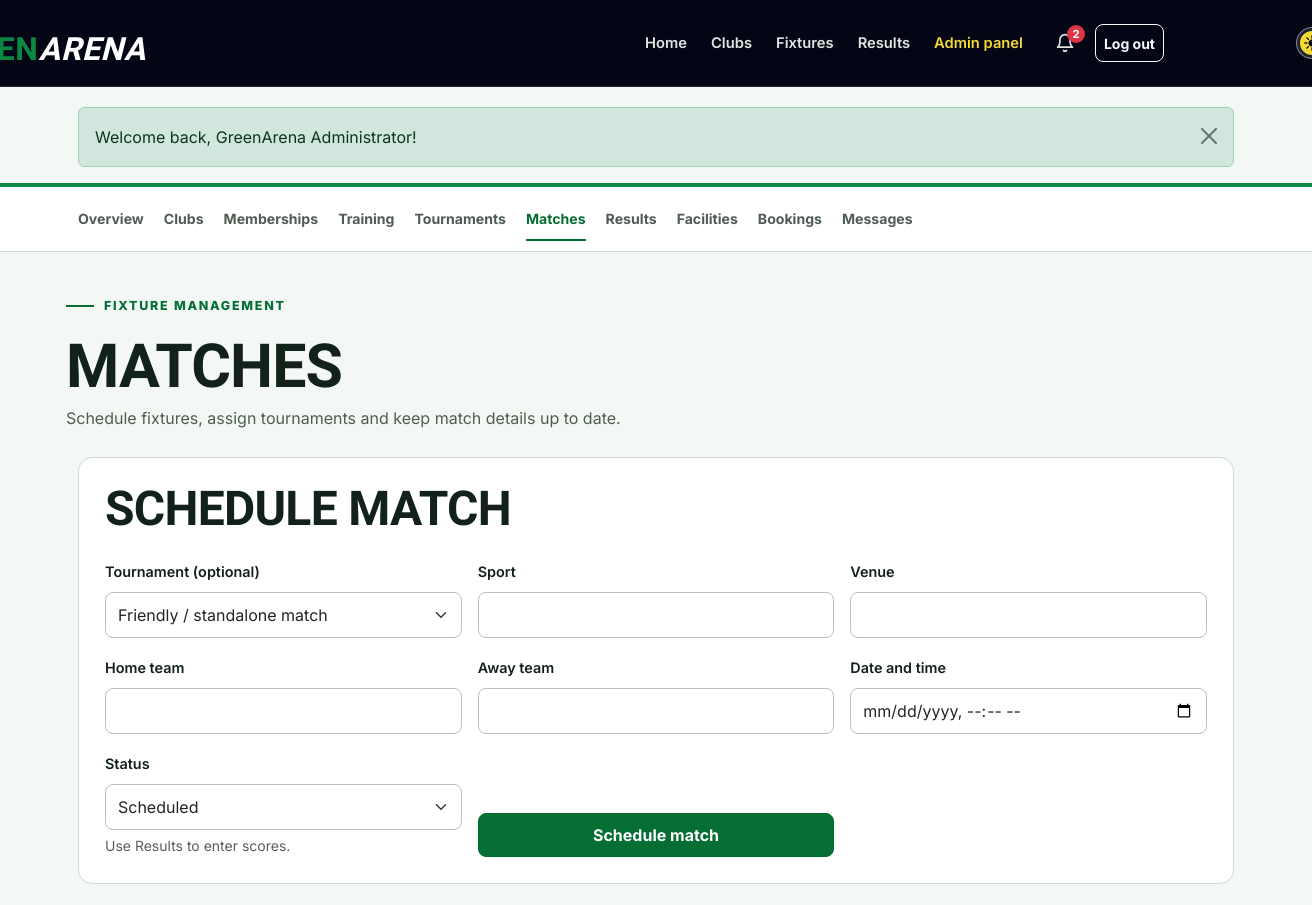
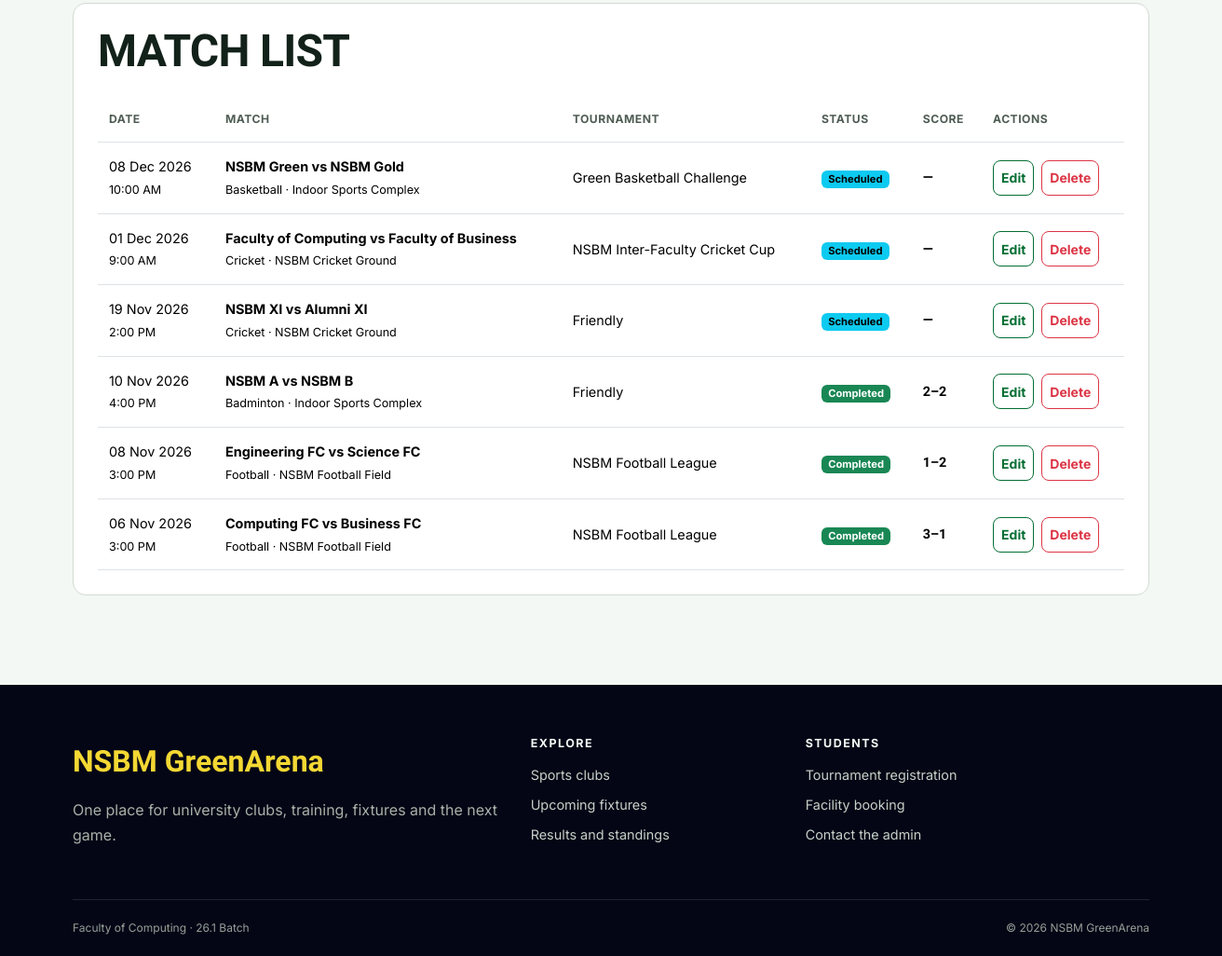
The page /admin/matches.php (signed in) on the database its author committed (2 pictures, top to bottom).
### tables this page shows
CREATE TABLE matches (
    id INT UNSIGNED AUTO_INCREMENT PRIMARY KEY,
    tournament_id INT UNSIGNED NULL,
    sport VARCHAR(80) NOT NULL,
    home_team VARCHAR(100) NOT NULL,
    away_team VARCHAR(100) NOT NULL,
    match_datetime DATETIME NOT NULL,
    venue VARCHAR(120) NOT NULL,
    status ENUM('scheduled', 'completed', 'cancelled') NOT NULL DEFAULT 'scheduled',
    home_score SMALLINT UNSIGNED NULL,
    away_score SMALLINT UNSIGNED NULL,
    created_at TIMESTAMP DEFAULT CURRENT_TIMESTAMP,
    FOREIGN KEY (tournament_id) REFERENCES tournaments(id) ON DELETE SET NULL
);

CREATE TABLE tournaments (
    id INT UNSIGNED AUTO_INCREMENT PRIMARY KEY,
    name VARCHAR(120) NOT NULL,
    sport VARCHAR(80) NOT NULL,
    description TEXT NOT NULL,
    start_date DATE NOT NULL,
    end_date DATE NOT NULL,
    venue VARCHAR(120) NOT NULL,
    registration_deadline DATE NOT NULL,
    max_teams SMALLINT UNSIGNED NOT NULL DEFAULT 8,
    status ENUM('upcoming', 'ongoing', 'completed') NOT NULL DEFAULT 'upcoming',
    created_at TIMESTAMP DEFAULT CURRENT_TIMESTAMP
);

### admin/matches.php (the view, shortened to what this page needs)
<?php
$errors = [];
$values = ['id' => '', 'tournament_id' => '', 'sport' => '', 'home_team' => '', 'away_team' => '', 'match_datetime' => '', 'venue' => '', 'status' => 'scheduled'];
$matches = fetch_all('SELECT m.*, t.name AS tournament_name
    FROM matches m
    LEFT JOIN tournaments t ON t.id=m.tournament_id
    ORDER BY m.match_datetime DESC');
include __DIR__ . '/../includes/header.php';
include __DIR__ . '/../includes/admin_nav.php';
?>
<div class="container dashboard-head"><span class="section-kicker">Fixture management</span>
    <h1>Matches</h1><p>Schedule fixtures, assign tournaments and keep match details up to date.</p>
</div>
<div class="container dashboard-content">
    <section class="content-panel">
        <div class="page-title-row">
            <h2><?= $values['id'] ? 'Edit match' : 'Schedule match' ?></h2>
        </div><?php if ($errors): ?>
            <div class="alert alert-danger">
                <ul class="mb-0"><?php foreach ($errors as $error): ?>
                        <li><?= e($error) ?></li><?php endforeach; ?>
                </ul>
        </div><?php endif; ?>
        <form method="post" class="needs-validation" novalidate>
            <div class="row g-3">
                <div class="col-md-4">
                    <label class="form-label" for="tournament_id">Tournament (optional)</label>
                    <select class="form-select" id="tournament_id" name="tournament_id">
                        <option value="">Friendly / standalone match</option>
                    </select>
                </div>
                <div class="col-md-4">
                    <label class="form-label" for="sport">Sport</label>
                    <input class="form-control" id="sport" name="sport" value="<?= e($values['sport']) ?>" required>
                </div>
                <div class="col-md-4">
                    <label class="form-label" for="venue">Venue</label>
                    <input class="form-control" id="venue" name="venue" value="<?= e($values['venue']) ?>" required>
                </div>
                <div class="col-md-4">
                    <label class="form-label" for="home_team">Home team</label>
                    <input class="form-control" id="home_team" name="home_team" value="<?= e($values['home_team']) ?>" required>
                </div>
                <div class="col-md-4">
                    <label class="form-label" for="away_team">Away team</label>
                    <input class="form-control" id="away_team" name="away_team" value="<?= e($values['away_team']) ?>" required>
                </div>
                <div class="col-md-4">
                    <label class="form-label" for="match_datetime">Date and time</label>
                    <input class="form-control" type="datetime-local" id="match_datetime" name="match_datetime" value="<?= e($values['match_datetime']) ?>" required>
                </div>
                <div class="col-md-4">
                    <label class="form-label" for="status">Status</label>
                    <select class="form-select" id="status" name="status">
                        <?php foreach (['scheduled', 'completed', 'cancelled'] as $option): ?>
                            <option value="<?= $option ?>" <?= $values['status'] === $option ? 'selected' : '' ?>><?= ucfirst($option) ?></option>
                        <?php endforeach; ?>
                    </select>
                    <div class="form-text">Use Results to enter scores.</div>
                </div>
                <div class="col-md-4 d-flex align-items-end">
                    <button class="btn btn-sport w-100" type="submit"><?= $values['id'] ? 'Save changes' : 'Schedule match' ?></button>
                </div>
            </div>
        </form>
    </section>
    <section class="content-panel">
        <h2 class="mb-4">Match list</h2><?php if ($matches): ?>
            <div class="table-responsive">
                <table class="table">
                    <thead>
                        <tr>
                            <th>Date</th>
                            <th>Match</th>
                            <th>Tournament</th>
                            <th>Status</th>
                            <th>Score</th>
                            <th>Actions</th>
                        </tr>
                    </thead>
                    <tbody>
                        <?php foreach ($matches as $match): ?>
                            <tr>
                                <td><?= format_date($match['match_datetime']) ?><br><small><?= format_time($match['match_datetime']) ?></small></td>
                                <td><strong><?= e($match['home_team']) ?> vs <?= e($match['away_team']) ?></strong><br><small><?= e($match['sport']) ?> · <?= e($match['venue']) ?></small></td>
                                <td><?= e($match['tournament_name'] ?? 'Friendly') ?></td>
                                <td><?= status_badge($match['status']) ?></td>
                                <td class="score"><?= $match['home_score'] !== null ? $match['home_score'] . '–' . $match['away_score'] : '—' ?></td>
                                <td>
                                    <div class="table-actions"><a class="btn btn-sm btn-outline-sport" href="<?= e(url('admin/matches.php?edit=' . $match['id'])) ?>">Edit</a>
                                        <form method="post">
                                            <button class="btn btn-sm btn-outline-danger" type="submit" data-confirm="Delete this match and its student registrations?">Delete</button>
                                        </form>
                                    </div>
                                </td>
                        </tr><?php endforeach; ?>
                    </tbody>
                </table>
        </div><?php else: ?><p>No matches yet.</p><?php endif; ?>
    </section>
</div>
<?php include __DIR__ . '/../includes/footer.php'; ?>

### includes/functions.php (shortened to what this page needs)
<?php
function e($value)
{
    return htmlspecialchars($value ?? '', ENT_QUOTES);
}
function url($path = '')
{
    return BASE_PATH . '/' . ltrim($path, '/');
}
function run_query($sql, $params = [])
{
    global $connection;
    $statement = mysqli_prepare($connection, $sql);
    if (count($params) > 0) {
        $types = str_repeat('s', count($params));
        mysqli_stmt_bind_param($statement, $types, ...$params);
    }
    if (!mysqli_stmt_execute($statement)) {
        die('SQL error: ' . mysqli_stmt_error($statement));
    }
    return $statement;
}
function fetch_all($sql, $params = [])
{
    $statement = run_query($sql, $params);
    $result = mysqli_stmt_get_result($statement);
    return mysqli_fetch_all($result, MYSQLI_ASSOC);
}
function format_date($date, $format = 'd M Y')
{
    if ($date) {
        return date($format, strtotime($date));
    }
    return 'Not set';
}
function format_time($time)
{
    if ($time) {
        return date('g:i A', strtotime($time));
    }
    return 'Not set';
}
function status_badge($status)
{
    $classes = [
        'approved' => 'success',
        'active' => 'success',
        'completed' => 'success',
        'registered' => 'success',
        'ongoing' => 'info',
        'scheduled' => 'info',
        'pending' => 'warning',
        'upcoming' => 'warning',
        'rejected' => 'danger',
        'cancelled' => 'danger',
        'maintenance' => 'danger',
        'inactive' => 'secondary',
        'withdrawn' => 'secondary',
    ];
    $class = $classes[$status] ?? 'secondary';
    return '<span class="badge text-bg-' . $class . '">' . e(ucfirst($status)) . '</span>';
}

### assets/css/style.css (style rules this page uses)
:root { --navy-950: #040615; --navy-900: #0d1023; --navy-800: #191d34; --green-600: #0a8842; --green-700: #046e33; --green-800: #055728; --yellow-400: #f4d833; --paper-50: #f3f8f4; --paper-100: #e7efe9; --ink-900: #122119; --ink-600: #4f5c54; --page-bg: var(--paper-50); --page-text: var(--ink-900); --muted-text: var(--ink-600); --brand: var(--green-700); --brand-hover: var(--green-800); --highlight: var(--yellow-400); --highlight2: var(--green-600); --dark-surface: var(--navy-950); --line: #d1dad2; --radius-sm: 8px; --radius-md: 14px; --radius-lg: 22px; --shadow: 0 12px 32px rgba(11, 26, 18, 0.08); }
* { box-sizing: border-box; }
html { scroll-behavior: smooth; }
body { min-height: 100dvh; margin: 0; background: var(--page-bg); color: var(--page-text); font-family: "Inter", sans-serif; font-size: 16px; line-height: 1.65; }
a { color: var(--brand); text-underline-offset: 3px; }
button, a, input, select, textarea { transition: color 180ms ease-out, background-color 180ms ease-out, border-color 180ms ease-out, transform 180ms ease-out; }
h1, h2, h3, h4, .display-font { font-family: "Barlow Condensed", sans-serif; font-weight: 700; line-height: 1.05; letter-spacing: -0.015em; }
h1 { font-size: clamp(2.5rem, 6vw, 4.8rem); }
h2 { font-size: clamp(2rem, 4vw, 3rem); }
p { max-width: 72ch; }
.container { max-width: 1180px; }
.btn { min-height: 44px; display: inline-flex; align-items: center; justify-content: center; gap: 8px; font-weight: 700; border-radius: var(--radius-sm); }
.btn-sm { min-height: 38px; }
.btn-sport { background: var(--brand); border-color: var(--brand); color: #fff; }
.btn-outline-sport { color: var(--brand); border-color: var(--brand); }
.hero-kicker, .section-kicker { display: inline-flex; align-items: center; gap: 10px; margin-bottom: 18px; color: var(--brand); font-size: 0.78rem; font-weight: 800; letter-spacing: 0.14em; text-transform: uppercase; }
.hero-kicker::before, .section-kicker::before { content: ""; width: 28px; height: 2px; background: currentColor; }
.page-title-row { display: flex; flex-wrap: wrap; justify-content: space-between; align-items: center; gap: 16px; margin-bottom: 24px; }
.page-title-row h1, .page-title-row h2 { margin: 0; }
.content-panel { padding: 26px; margin-bottom: 24px; background: #fff; border: 1px solid var(--line); border-radius: var(--radius-md); }
.content-panel h2, .content-panel h3 { text-transform: uppercase; }
.form-control, .form-select { min-height: 46px; border-radius: var(--radius-sm); border-color: #b5c2b7; }
.form-label { font-weight: 600; font-size: 0.9rem; }
.dashboard-head { padding: 36px 0 26px; }
.dashboard-head h1 { margin: 0; font-size: clamp(2.5rem, 5vw, 3.8rem); text-transform: uppercase; }
.dashboard-head p { margin: 6px 0 0; color: var(--muted-text); }
.dashboard-content { padding-bottom: 72px; }
.table { margin-bottom: 0; vertical-align: middle; }
.table > :not(caption) > * > * { padding: 14px 12px; }
.table thead th { color: var(--muted-text); font-size: 0.76rem; letter-spacing: 0.04em; text-transform: uppercase; white-space: nowrap; }
.table tbody td { font-size: 0.9rem; }
.table-actions { display: flex; flex-wrap: wrap; gap: 8px; }
.table-actions form { margin: 0; }
.score { font-family: "Barlow Condensed", sans-serif; font-size: 1.5rem; font-weight: 800; font-variant-numeric: tabular-nums; white-space: nowrap; }
.badge { font-size: 0.7rem; }

### rows shown on the page
matches: match_datetime "08 Dec 2026", match_datetime "10:00 AM", home_team "NSBM Green", away_team "NSBM Gold", sport "Basketball", venue "Indoor Sports Complex", tournament.name "Green Basketball Challenge", status "Scheduled"
matches: match_datetime "01 Dec 2026", match_datetime "9:00 AM", home_team "Faculty of Computing", away_team "Faculty of Business", sport "Cricket", venue "NSBM Cricket Ground", tournament.name "NSBM Inter-Faculty Cricket Cup", status "Scheduled"
matches: match_datetime "19 Nov 2026", match_datetime "2:00 PM", home_team "NSBM XI", away_team "Alumni XI", sport "Cricket", venue "NSBM Cricket Ground", tournament_name "Friendly", status "Scheduled"
matches: match_datetime "10 Nov 2026", match_datetime "4:00 PM", home_team "NSBM A", away_team "NSBM B", sport "Badminton", venue "Indoor Sports Complex", tournament_name "Friendly", status "Completed", home_score "2", away_score "2"
matches: match_datetime "08 Nov 2026", match_datetime "3:00 PM", home_team "Engineering FC", away_team "Science FC", sport "Football", venue "NSBM Football Field", tournament.name "NSBM Football League", status "Completed", home_score "1", away_score "2"
matches: match_datetime "06 Nov 2026", match_datetime "3:00 PM", home_team "Computing FC", away_team "Business FC", sport "Football", venue "NSBM Football Field", tournament.name "NSBM Football League", status "Completed", home_score "3", away_score "1"

### other values the page prints
$unreadNotifications "2"
$message['message'] "Welcome back, GreenArena Administrator!"
form field status "Scheduled"
